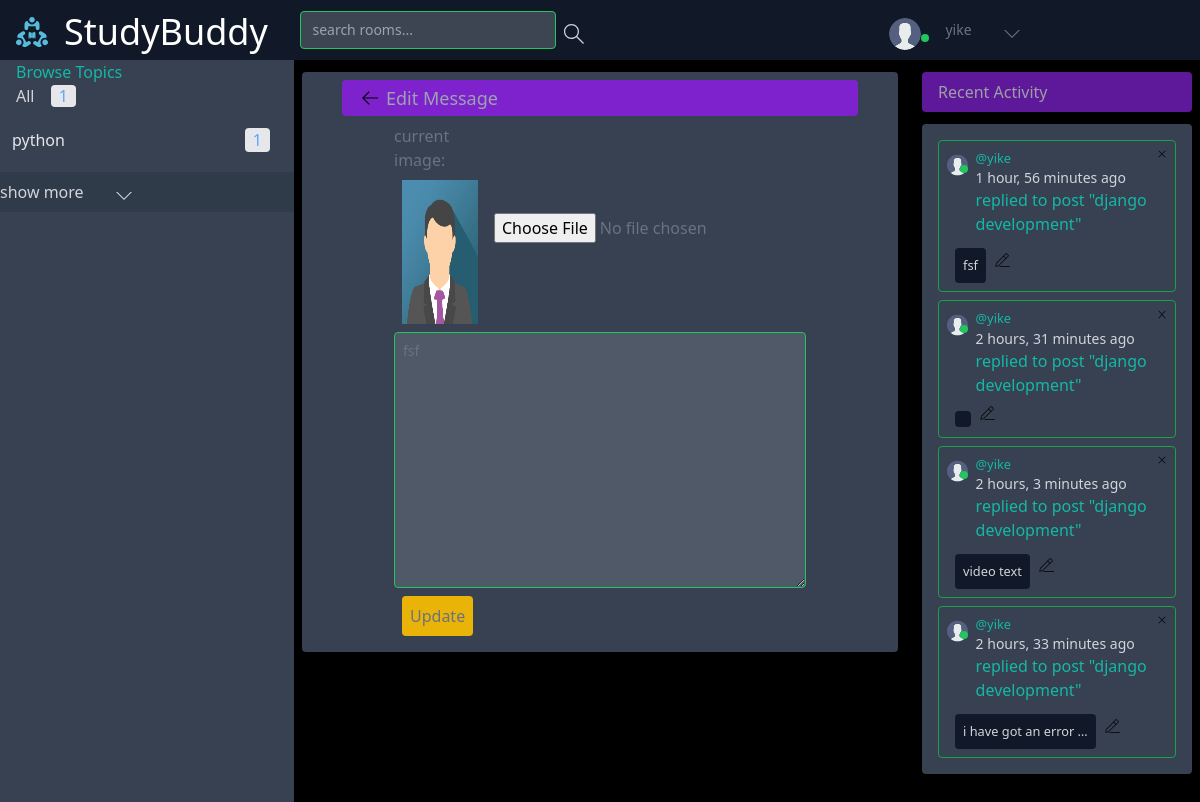
The app's page /edit-message/4/ (signed in) with its own data.
### Backend/base/models.py (models this page shows, shortened)
class User(AbstractUser):
    name  = models.CharField(max_length=200,null=True)
    username = models.CharField(max_length=200)
    password = models.CharField(max_length=100)
    email = models.EmailField(max_length=200,unique=True)
    bio = models.TextField(max_length=500,null=True,blank=True)
    avatar = models.ImageField(null=True,default='images/avatar.svg',upload_to='images/profile_images')
    last_activity = models.DateTimeField(null=True, blank=True)
    is_online = models.BooleanField(default=False)
    USERNAME_FIELD = 'email'
    REQUIRED_FIELDS =['username','password']

class Topic(models.Model):
    name = models.CharField(max_length=200)

class Message(models.Model):
    user = models.ForeignKey(User,on_delete=models.CASCADE)
    room = models.ForeignKey (Room,on_delete=models.CASCADE)
    body = models.TextField()
    image = models.ImageField(null=True,upload_to='files/messages/image_messages')
    video = models.FileField(null=True,upload_to='files/messages/video_messages')
    audio = models.FileField(null=True,upload_to='files/messages/audio_messages')
    liker = models.ManyToManyField(User,related_name='message_liker',blank=True)
    updated  = models.DateTimeField(auto_now=True)
    created = models.DateTimeField(auto_now_add=True)
    num_of_likes = models.IntegerField(default=0)
    num_of_replies = models.IntegerField(default=0)
    is_deleted = models.BooleanField(default=False)
    class Meta:
        ordering = ['-updated','-created']
    def __str__(self):
        return self.body

class Room(models.Model):
    host = models.ForeignKey(User,on_delete=models.SET_NULL,null=True)
    topic = models.ForeignKey(Topic,on_delete=models.SET_NULL,null=True)
    roomImage = models.ImageField(null=True ,default='images/room_images/default_room_image.png',upload_to='images/room_images')
    name = models.CharField(max_length=200)
    description = models.TextField(null=True,blank=True)
    participants = models.ManyToManyField(User,related_name='participants',blank=True)
    updated = models.DateTimeField(auto_now=True)
    created = models.DateField(auto_now_add=True)
    is_deleted = models.BooleanField(default=False)
    class Meta:
        ordering = ['-updated','-created']
    def __str__(self):
        return self.name

### Backend/base/views.py (the view, shortened to what this page needs)
# urls.py: path('edit-message/<str:pk>/',views.editMessage,name='edit-message'),
def editMessage(request,pk):
    message = Message.objects.get(id=pk)
    if request.user != message.user:
        return HttpResponse('You are not allowed here!!.')
    q = request.GET.get('q')
    message = {'message':message}
    main_view = mainView(request,q)
    main_view.update(message)
    print(message)
    return render(request,'base/edit_message.html',main_view)

### Backend/base/common.py (called while the page is built)
def mainView(request,q):
        q = q if q != None else ''
        print(q)
        rooms = Room.objects.filter(Q(
                Q(topic__name__icontains = q)|
                Q(description__icontains = q)|
                Q(name__icontains = q)
                  )&Q(is_deleted = False)
                )
        topic = Topic.objects.all()
        room_count = rooms.count()
        room_messages = Message.objects.filter(Q(room__topic__name__icontains=q)&
                                               Q(is_deleted = False)&
                                               Q(room__is_deleted = False)
                                               )
        context ={'rooms':rooms,
                'room_count':room_count,
                'topics':topic,
                'room_messages':room_messages,
                'visible_words':5,
                }
        return context

### Frontend/templates/base/edit_message.html (shortened to what this page needs)
{%extends 'base/home.html' %}
{%load static %}
{% block home-content %}
<div class="h-screen">
    <div class="col-span-2 text-gray-500 mb-4 h-64">
        <form action="" method="POST" class="bg-gray-700 pt-2 mt-3 rounded " enctype="multipart/form-data">
            <div class="flex flex-row bg-purple-700 rounded sm:mx-10 mx-3 px-5 py-1 items-center">
                <a href="{{request.META.HTTP_REFERER}}"><img src="{% static 'assets/icons/arrow-left.svg' %}"
                        class="w-4 h-4 " alt="left-arrow"></a>
                <div class="text-lg text-gray-400 pl-2">Edit Message</div>
            </div>
            <div class="sm:mx-20 px-3 my-2 pb-2 ">
                <div class="flex flex-row gap-2 items-center">
                    {% if message.image %}
                    <P>
                        current image: <img src="{{message.image.url}}" class="w-50 h-40 py-2 px-2" alt="image">
                    </P>
                    {%endif%}
                    <input class="inline" type="file" name="message_file">
                </div>
                <textarea type="text" name="body" required
                    class=" w-full h-full flex-wrap focus:outline-none focus:border-yellow-500 text-sm px-2 py-2  bg-gray-500 w-64 rounded bg-opacity-50 border border-green-500">{{message.body}}</textarea>
                <input type="submit" class="mt-2 bg-yellow-500 rounded p-2 m-2" value="Update">
            </div>
        </form>
    </div>
</div>
{% endblock home-content %}

### Frontend/templates/navbar.html (shortened to what this page needs)
{% load static %}
<nav class="grid grid-cols-3 justify-start w-screen mx-0 sm:justify-between items-center bg-gray-900  left-0 py-2">
  <div class=" col-span-2 flex justify-start sm:ml-2 sm:items-center">
    <div class="flex flex-row sm:items-center justify-start mr-2">
      <a href="/" class="mt-1 px-2">
        <img src="{% static '/images/logo.svg' %}" alt="profile_img" class=" w-8 h-8 sm:w-8 sm:h-8 rounded" />
      </a>
      <h2 class="text-white hidden sm:block sm:text-4xl sm:ml-1 sm:pl-1 sm:mt-1 text-sm">StudyBuddy</h2>
    </div>
    {% if request.user.is_authenticated %}
    <div class=" flex flex-row sm:ml-4 pb-0 ml-2 ">
      <form action="{% url 'home' %}" method="GET" class=" flex flex-row rounded sm:px-2 mb-0 pb-0 ">
        <input
          class="focus:outline-none focus:border-yellow-500 text-sm sm:px-2 py-2  bg-gray-500 sm:w-64 rounded bg-opacity-50 border border-green-500"
          type="text" name='q' placeholder=" search rooms...">
        <button type="submit">
        </button>
      </form>
    </div>
    {%endif%}
  </div>
  <div class=" col-span-1 sm:mr-2 text-white sm:mr-16 sm:pr-16">
    <div class=" flex flex-row items-center  sm:ml-4 sm:sm:px-4 pb-0 pt-2 justify-end ">
      {% if request.user.is_authenticated %}
      <div class="relative  mr-2">
        <img src="{{request.user.avatar.url}}" alt="" class="w-8 h-8 rounded-full mx-2">
        <p {% if user.is_online %} class=" bg-green-500 w-2 h-2 absolute rounded-full" {%else%}
          class=" bg-red-500 w-2 h-2 absolute rounded-full" {%endif%} style="top: 1rem;right: 0;">
      </div>
      {%endif%}
      <div class="text-sm text-gray-500  h-8">
        <p class="flex flex-row sm:ml-2 items-center">
          <a href="{%url 'user-profile' request.user.id%}">
            <span>{{request.user.username}}</span>
          </a>
          <svg class="w-4 h-4 sm:ml-8 mt-2 fill-current" id="nav_down_icon" onclick="{showElement()}"
            xmlns="http://www.w3.org/2000/svg" width="32" height="32" viewBox="0 0 32 32">
            <title>chevron-down</title>
            <path d="M16 21l-13-13h-3l16 16 16-16h-3l-13 13z"></path>
          </svg>
        </p>
      </div>
    </div>
  </div>
  </div>

### Frontend/templates/base/topics_component.html
<div class=" bg-gray-700 overflow-y-scroll h-screen">
    <div>
        <h3 class="text-teal-500 mx-4">Browse Topics</h3>
        <a href="{%url 'home'%}" class="mx-4">All <span
                class="px-2  mx-3 bg-gray-200  rounded text-blue-400">{{topics.count}}</span></a>
        {% for topic in topics%}
        <div class="flex flex-row justify-between text-gray-200 my-5 mx-3  hover:text-yellow-500">
            <a href="{% url 'home'   %}?q={{topic.name}}">{{topic.name}} </a>
            <p class="px-2  mx-3 bg-gray-200  rounded text-blue-400 ">{{topic.room_set.all.count}}</p>
        </div>
        {% endfor %}
        <div class="flex flex-row  py-2 bg-gray-800 bg-opacity-25 w-full">
            <p>show more</p>
            <a href="{%url 'topics'%}"><svg class="w-4 h-4 sm:ml-8 mt-2 fill-current" xmlns="http://www.w3.org/2000/svg"
                    width="32" height="32" viewBox="0 0 32 32">
                    <title>chevron-down</title>
                    <path d="M16 21l-13-13h-3l16 16 16-16h-3l-13 13z"></path>
                </svg>
            </a>
        </div>
    </div>
</div>

### Frontend/templates/base/activity_component.html (shortened to what this page needs)
{%load static %}
<div class="mr-2">
    <h3 class="bg-purple-700 opacity-75 ml-4 mt-3 pl-4  py-2 rounded"> Recent Activity</h3>
    <div class=" bg-gray-700  ml-4 mt-3 px-2 py-2 rounded">
        {% for message in room_messages %}
        <div class=" border border-green-600 m-2 p-2 rounded">
            <div class="flex flex-row justify-between">
                <div class="flex flex-row">
                    <div class="relative">
                        <img src="{{message.user.avatar.url}}" class="w-8 h-8 rounded-full inline" alt="">
                        <p {% if message.user.is_online %} class=" bg-green-500 w-2 h-2 absolute rounded-full" {%else%}
                            class=" bg-red-500 w-2 h-2 absolute rounded-full" {%endif%} style="top: 1rem;right: 0;">
                    </div>
                    <div class="ml-2 ">
                        <small> <a href="{% url 'user-profile' message.user.id %}"
                                class="text-teal-500">@{{message.user.username}}
                            </a>
                        </small>
                        <p class="text-sm font-thin">{{message.created|timesince}} ago</p>
                        <p class="text-md text-teal-500">replied to post <a
                                href="{% url 'room' message.room.id %}">"{{message.room}}"</a>
                        </p>
                    </div>
                </div>
                {% if request.user == message.user %}
                <a href="{% url 'delete-message' message.id %}"><img src="{%static 'assets/icons/remove.svg' %}"
                        class="w-4 w-4" alt="delete"></a>
                {% endif %}
            </div>
            <div class="flex flex-row mx-2 items-center">
                <p class="bg-gray-900 mt-3 px-2 py-2 rounded ">
                    <small>{{message|truncatewords:visible_words}}
                    </small>
                </p>
                {% if request.user == message.user %}
                <a href="{% url 'edit-message' message.id %}" class="px-2 py-2"><img
                        src="{%static 'assets/icons/edit.svg' %}" class="w-4 w-4" alt="edit"></a>
                {% endif %}
            </div>
        </div>
        {% endfor %}
    </div>
</div>

### records on screen
User: user.avatar (placeholder picture), user.username "yike"
Topic: name "python", room_set.all.count "1"
Message: image (picture), body "fsf", user.avatar (placeholder picture), user.username "yike", created "1 hour, 56 minutes", room "django development"
Message: user.avatar (placeholder picture), user.username "yike", created "2 hours, 31 minutes", room "django development"
Message: user.avatar (placeholder picture), user.username "yike", created "2 hours, 3 minutes", room "django development", body "video text"
Message: user.avatar (placeholder picture), user.username "yike", created "2 hours, 33 minutes", room "django development", body "i have got an error …"

### other values on screen
{{ topics.count }} "1"
